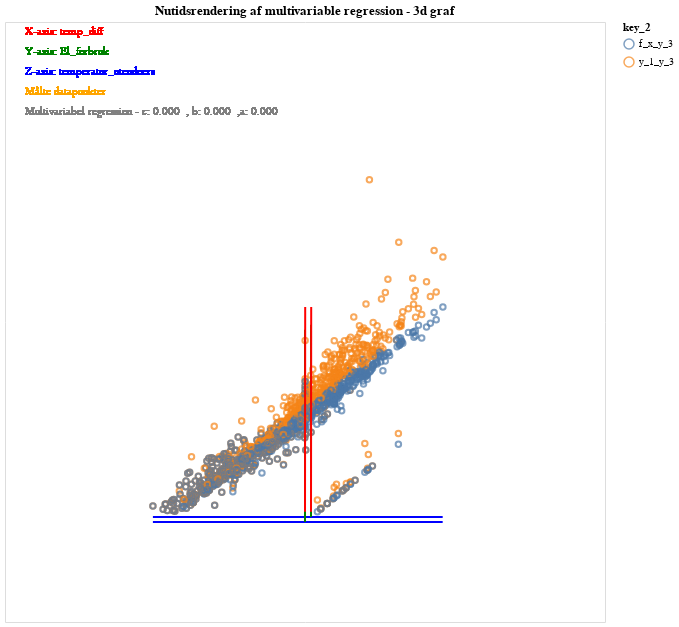

Notebook cell for this chart:
### Code cell
a=alt.binding_range(min=-10, max=10, step=0.01,name="a")
b=alt.binding_range(min=-10, max=10, step=0.01,name="b")
c=alt.binding_range(min=-10, max=10, step=0.01,name="c")
d=alt.binding_range(min=-100, max=100, step=0.01,name="d")


brush = alt.selection_multi()


a_x_1 = alt.binding_select(options=["linear", "log", "exp","2nd_pow","3nd_pow"]) #, "pow", "quad", "poly"])
b_z_1 = alt.binding_select(options=["linear", "log", "exp","2nd_pow","3nd_pow"]) #, "pow", "quad", "poly"])
c_x_1 = alt.binding_select(options=["linear", "log", "exp","2nd_pow","3nd_pow"]) #, "pow", "quad", "poly"])
c_z_1 = alt.binding_select(options=["linear", "log", "exp","2nd_pow","3nd_pow"]) #, "pow", "quad", "poly"])

rotation_x=alt.binding_range(min=-90, max=90, step=1,name="rotation_x")
rotation_y=alt.binding_range(min=-180, max=180, step=1,name="rotation_y")
rotation_z=alt.binding_range(min=-90, max=90, step=1,name="rotation_z")

Min_value=alt.binding_range(min=-1, max=10, step=0.1,name="Min_value")

Max_value=alt.binding_range(min=-1, max=200, step=0.1,name="Max_value")
data=pd.DataFrame()
data_csv=pd.read_csv("https://raw.githubusercontent.com/jfrausig/test/master/bygg.csv")
data_1=pd.DataFrame()
data_2=pd.DataFrame()
#data['x_1']=list(range(1,15))
#data['x_2']=list(range(5,19))

data['x_1']=data_csv['temp_diff']

data['y_1']=data_csv['El_forbruk']
data['z_1']=-data_csv['temperatur_utendoers']
#
#data=pd.melt(data, id_vars=['y_1'], value_vars=['x_1','z_1'])

#data_1['x_1']=dataframe['accelerator_pedal_position']
#data_1['y_1']=dataframe['vehicle_speed']
#data_2['x_1']=dataframe['torque_at_transmission']
#data_2['y_1']=dataframe['vehicle_speed']

#data=data_1.append(data_2)



z_axis=alt.Chart(data).mark_line(color='blue').encode(
    x='x_3:Q',
    y='y_3:Q',
    
).transform_calculate(
    z_axis='0',
    x_axis='0',
    y_axis='0',
    x_3='(datum.p1*datum.x_axis)+(datum.q1*datum.y_axis)+(datum.r1*datum.z_1)',
    y_3='(datum.p2*datum.x_axis)+(datum.q2*datum.y_axis)+(datum.r2*datum.z_1)',

)

z_axis_2=alt.Chart(data).mark_line(color='blue').encode(
    x='x_3:Q',
    y='y_3:Q',

).transform_calculate(
    z_axis='0',
    x_axis='1',
    y_axis='0',
    x_3='(datum.p1*datum.x_axis)+(datum.q1*datum.y_axis)+(datum.r1*datum.z_1)',
    y_3='(datum.p2*datum.x_axis)+(datum.q2*datum.y_axis)+(datum.r2*datum.z_1)',

)


y_axis=alt.Chart(data).mark_line(color='green').encode(
    x='x_3:Q',
    y='y_3:Q',

).transform_calculate(
    z_axis='0',
    x_axis='0',
    y_axis='0',
    x_3='(datum.p1*datum.x_axis)+(datum.q1*datum.y_1)+(datum.r1*datum.z_axis)',
    y_3='(datum.p2*datum.x_axis)+(datum.q2*datum.y_1)+(datum.r2*datum.z_axis)',
)


y_axis_2=alt.Chart(data).mark_line(color='green').encode(
    x='x_3:Q',
    y='y_3:Q',

).transform_calculate(
    z_axis='1',
    x_axis='1',
    y_axis='0',
    x_3='(datum.p1*datum.x_axis)+(datum.q1*datum.y_1)+(datum.r1*datum.z_axis)',
    y_3='(datum.p2*datum.x_axis)+(datum.q2*datum.y_1)+(datum.r2*datum.z_axis)',
)



x_axis=alt.Chart(data).mark_line(color='red').encode(
    x='x_3:Q',
    y='y_3:Q',

).transform_calculate(
    z_axis='0',
    x_axis='0',
    y_axis='0',
    x_3='(datum.p1*datum.x_1)+(datum.q1*datum.y_axis)+(datum.r1*datum.z_axis)',
    y_3='(datum.p2*datum.x_1)+(datum.q2*datum.y_axis)+(datum.r2*datum.z_axis)',

)

x_axis_2=alt.Chart(data).mark_line(color='red').encode(
    x='x_3:Q',
    y='y_3:Q',

).transform_calculate(
    z_axis='1',
    x_axis='0',
    y_axis='0',
    x_3='(datum.p1*datum.x_1)+(datum.q1*datum.y_axis)+(datum.r1*datum.z_axis)',
    y_3='(datum.p2*datum.x_1)+(datum.q2*datum.y_axis)+(datum.r2*datum.z_axis)',

)






points=alt.Chart(data).mark_point(color="purple").encode(
    alt.X('x_3:Q', axis=None, scale=alt.Scale(domain=(-50, 50),clamp=True)),
    alt.Y('y_3:Q', axis=None,scale=alt.Scale(domain=(-10, 50),clamp=True)),
    tooltip=['x_1:Q','y_1:Q','z_1:Q'],
    color=alt.condition(brush, alt.value('purple'), alt.value('grey')),
).transform_calculate(  
    a='a.a*1',
    b='b.b*1',
    c='c.c*1',
    d='d.d*1',
    a_x_1="a_x_1.a_x_1",
    b_z_1="b_z_1.b_z_1",
    x_1_v="if(datum.a_x_1=='linear',datum.x_1,if(datum.a_x_1=='log',log(datum.x_1),if(datum.a_x_1=='exp',exp(datum.x_1),if(datum.a_x_1=='2nd_pow',pow(datum.x_1,2),if(datum.a_x_1=='3nd_pow',pow(datum.x_1,3),if(datum.a_x_1=='poly',6,0))))))",
    z_1_v="if(datum.b_z_1=='linear',datum.z_1,if(datum.b_z_1=='log',log(datum.z_1),if(datum.b_z_1=='exp',exp(datum.z_1),if(datum.b_z_1=='2nd_pow',pow(datum.z_1,2),if(datum.b_z_1=='3nd_pow',pow(datum.z_1,3),if(datum.b_z_1=='poly',6,0))))))",

    
    f_x_a='datum.a*datum.x_1_v',     
    f_x_b='datum.b*datum.z_1_v',
    c_x_1="c_x_1.c_x_1",
    c_z_1="c_z_1.c_z_1",
    x_1_s="if(datum.c_x_1=='linear',datum.x_1,if(datum.c_x_1=='log',log(datum.x_1),if(datum.c_x_1=='exp',exp(datum.x_1),if(datum.c_x_1=='2nd_pow',pow(datum.x_1,2),if(datum.c_x_1=='3nd_pow',pow(datum.x_1,3),if(datum.c_x_1=='poly',6,0))))))",
    z_1_s="if(datum.c_z_1=='linear',datum.z_1,if(datum.c_z_1=='log',log(datum.z_1),if(datum.c_z_1=='exp',exp(datum.z_1),if(datum.c_z_1=='2nd_pow',pow(datum.z_1,2),if(datum.c_z_1=='3nd_pow',pow(datum.z_1,3),if(datum.c_z_1=='poly',6,0))))))",

    f_x_c='datum.c*(datum.x_1_s*datum.z_1_s)',
    f_x_d='datum.d',
    f_x='datum.a*datum.x_1_v+datum.b*datum.z_1_v+datum.c*(datum.x_1_s*datum.z_1_s)+datum.d',

    
    x_3='(datum.p1*datum.x_1)+(datum.q1*datum.y_1)+(datum.r1*datum.z_1)',
    y_3='(datum.p2*datum.x_1)+(datum.q2*datum.y_1)+(datum.r2*datum.z_1)'
)


line=alt.Chart(data).mark_point(color="grey").encode(
    alt.X('y_1_x_3:Q', axis=None, scale=alt.Scale(domain=(-50, 50),clamp=False)),
    alt.Y('y_value:Q', axis=None,scale=alt.Scale(domain=(-10, 50),clamp=False)),
    tooltip=['x_1:Q','y_1:Q','z_1:Q'],
    
    color=alt.condition(brush, 'key_2:N', alt.value('grey')),
).transform_calculate(  
  
    a_x_1="a_x_1.a_x_1",
    b_z_1="b_z_1.b_z_1",
    x_1_v="if(datum.a_x_1=='linear',datum.x_1,if(datum.a_x_1=='log',log(datum.x_1),if(datum.a_x_1=='exp',exp(datum.x_1),if(datum.a_x_1=='2nd_pow',pow(datum.x_1,2),if(datum.a_x_1=='3nd_pow',pow(datum.x_1,3),if(datum.a_x_1=='poly',6,0))))))",
    z_1_v="if(datum.b_z_1=='linear',datum.z_1,if(datum.b_z_1=='log',log(datum.z_1),if(datum.b_z_1=='exp',exp(datum.z_1),if(datum.b_z_1=='2nd_pow',pow(datum.z_1,2),if(datum.b_z_1=='3nd_pow',pow(datum.z_1,3),if(datum.b_z_1=='poly',6,0))))))",

    
    f_x_a='datum.a*datum.x_1_v',     
    f_z_b='datum.b*datum.z_1_v',
    c_x_1="c_x_1.c_x_1",
    c_z_1="c_z_1.c_z_1",
    x_1_s="if(datum.c_x_1=='linear',datum.x_1,if(datum.c_x_1=='log',log(datum.x_1),if(datum.c_x_1=='exp',exp(datum.x_1),if(datum.c_x_1=='2nd_pow',pow(datum.x_1,2),if(datum.c_x_1=='3nd_pow',pow(datum.x_1,3),if(datum.c_x_1=='poly',6,0))))))",
    z_1_s="if(datum.c_z_1=='linear',datum.z_1,if(datum.c_z_1=='log',log(datum.z_1),if(datum.c_z_1=='exp',exp(datum.z_1),if(datum.c_z_1=='2nd_pow',pow(datum.z_1,2),if(datum.c_z_1=='3nd_pow',pow(datum.z_1,3),if(datum.c_z_1=='poly',6,0))))))",

    f_x_c='datum.c*(datum.x_1_s*datum.z_1_s)',
    f_x_d='datum.d',
    f_x='datum.a*datum.x_1_v+datum.b*datum.z_1_v+datum.c*(datum.x_1_s*datum.z_1_s)+datum.d',

).transform_calculate(   
    y_1_x_3='(datum.p1*datum.x_1)+(datum.q1*datum.y_1)+(datum.r1*datum.z_1)',
    y_1_y_3='(datum.p2*datum.x_1)+(datum.q2*datum.y_1)+(datum.r2*datum.z_1)',
    f_x_x_3='(datum.p1*datum.x_1)+(datum.q1*datum.f_x)+(datum.r1*datum.z_1)',
    f_x_y_3='(datum.p2*datum.x_1)+(datum.q2*datum.f_x)+(datum.r2*datum.z_1)',
).transform_fold(
    ['y_1_y_3','f_x_y_3'],
    ["key_2", "y_value"]    
).add_selection(
    brush
)

x_axis_farve_kode = alt.Chart(data).mark_text(align='left',color="red").encode(
    x=alt.value(20),  # pixels from left
    y=alt.value(10),  # pixels from top
    text='farve_kode:N'
).transform_calculate(

  farve_kode="'X-axis: temp_diff'",

)

y_axis_farve_kode = alt.Chart(data).mark_text(align='left',color="green").encode(
    x=alt.value(20),  # pixels from left
    y=alt.value(30),  # pixels from top
    text='farve_kode:N'
).transform_calculate(

  farve_kode="'Y-axis: El_forbruk'",

)

z_axis_farve_kode = alt.Chart(data).mark_text(align='left',color="blue").encode(
    x=alt.value(20),  # pixels from left
    y=alt.value(50),  # pixels from top
    text='farve_kode:N'
).transform_calculate(

  farve_kode="'Z-axis: temperatur_utendoers'",

)

datapunkter_farvekode = alt.Chart(data).mark_text(align='left',color="orange").encode(
    x=alt.value(20),  # pixels from left
    y=alt.value(70),  # pixels from top
    text='farve_kode:N'
).transform_calculate(

  farve_kode="'Målte datapunkter'",

)

regression_farvekode = alt.Chart(data).mark_text(align='left',color="grey").encode(
    x=alt.value(20),  # pixels from left
    y=alt.value(90),  # pixels from top
    text='farve_kode:N'
).transform_calculate(

  farve_kode="'Multivariabel regression'+' - c: '+format(datum.c, '.3f')+'  , b: '+format(datum.b, '.3f')+'  ,a: '+format(datum.a, '.3f')",

)





farve_kode=z_axis_farve_kode+y_axis_farve_kode+x_axis_farve_kode+datapunkter_farvekode+regression_farvekode

alt.layer(line+z_axis+z_axis_2+y_axis+y_axis_2+x_axis+x_axis_2+farve_kode).transform_sample(1000).transform_calculate(
    alpha='(6.28/360)*rotation_x.rotation_x*1',
    beta='(6.28/360)*rotation_y.rotation_y*1',
    gamma='(6.28/360)*rotation_z.rotation_z*1',
    #p1='0.571363735',
    p1='cos(datum.beta)*cos(datum.gamma)',
    #p2='-0.525807411',

    p2='cos(datum.gamma)*(-sin(datum.beta))*(-sin(datum.alpha))+(-sin(datum.gamma))*(-sin(datum.alpha))',
    #q1='0.820696949',
    q1='-sin(datum.gamma)*cos(datum.beta)',

    #q2='0.366063608',
    q2='-sin(datum.gamma)*(-sin(datum.beta))*(-sin(datum.alpha))+cos(datum.gamma)*cos(datum.alpha)',
    #r1='0',
    r1='sin(datum.beta)',
    #r2='0.767804664',
    r2='cos(datum.beta)*(-sin(datum.alpha))',
      a='a.a*1',
    b='b.b*1',
    c='c.c*1',
    d='d.d*1',
  
).add_selection(
    alt.selection_single(fields=['rotation_z'], bind=rotation_z , name='rotation_z', init={"rotation_z":'0'}),
    alt.selection_single(fields=['rotation_x'], bind=rotation_x , name='rotation_x', init={"rotation_x":'30'}),
    alt.selection_single(fields=['rotation_y'], bind=rotation_y , name='rotation_y', init={"rotation_y":'90'}),

).properties(title="Nutidsrendering af multivariable regression - 3d graf",width=600,height=600).add_selection(
    alt.selection_single(fields=['Min_value'], bind=Min_value , name='Min_value', init={"Min_value":'2'}),
    alt.selection_single(fields=['Max_value'], bind=Max_value , name='Max_value', init={"Max_value":'90'}),
    alt.selection_single(fields=['d'], bind=d , name='d', init={"d":'0.0'}),
    alt.selection_single(fields=['c_z_1'], bind=c_z_1, name='c_z_1',init={"c_z_1":'linear'}),
    alt.selection_single(fields=['c_x_1'], bind=c_x_1, name='c_x_1',init={"c_x_1":'linear'}),
    alt.selection_single(fields=['c'], bind=c , name='c', init={"c":'0.0'}),
    alt.selection_single(fields=['b_z_1'], bind=b_z_1, name='b_z_1',init={"b_z_1":'linear'}),
    alt.selection_single(fields=['b'], bind=b , name='b', init={"b":'0.0'}),
    alt.selection_single(fields=['a_x_1'], bind=a_x_1, name='a_x_1',init={"a_x_1":'linear'}),
    alt.selection_single(fields=['a'], bind=a , name='a', init={"a":'0.0'}),
).transform_filter(
    '(datum.x_1>Min_value.Min_value)&&(datum.x_1<Max_value.Max_value)'
).interactive()

### Figure 1 — Vega-Lite specification as saved in the notebook (floating-point values rounded to 4 significant figures; data arrays with more than 128 entries replaced by an {"elided": "..."} marker saying what was removed)
{"config": {"view": {"continuousWidth": 400, "continuousHeight": 300}}, "layer": [{"layer": [{"mark": {"type": "point", "color": "grey"}, "encoding": {"color": {"condition": {"type": "nominal", "field": "key_2", "selection": "selector007"}, "value": "grey"}, "tooltip": [{"type": "quantitative", "field": "x_1"}, {"type": "quantitative", "field": "y_1"}, {"type": "quantitative", "field": "z_1"}], "x": {"type": "quantitative", "axis": null, "field": "y_1_x_3", "scale": {"clamp": false, "domain": [-50, 50]}}, "y": {"type": "quantitative", "axis": null, "field": "y_value", "scale": {"clamp": false, "domain": [-10, 50]}}}, "selection": {"selector007": {"type": "multi"}, "rotation_z": {"type": "single", "fields": ["rotation_z"], "bind": {"input": "range", "max": 90, "min": -90, "name": "rotation_z", "step": 1}, "init": {"rotation_z": "0"}}, "rotation_x": {"type": "single", "fields": ["rotation_x"], "bind": {"input": "range", "max": 90, "min": -90, "name": "rotation_x", "step": 1}, "init": {"rotation_x": "30"}}, "rotation_y": {"type": "single", "fields": ["rotation_y"], "bind": {"input": "range", "max": 180, "min": -180, "name": "rotation_y", "step": 1}, "init": {"rotation_y": "90"}}, "Min_value": {"type": "single", "fields": ["Min_value"], "bind": {"input": "range", "max": 10, "min": -1, "name": "Min_value", "step": 0.1}, "init": {"Min_value": "2"}}, "Max_value": {"type": "single", "fields": ["Max_value"], "bind": {"input": "range", "max": 200, "min": -1, "name": "Max_value", "step": 0.1}, "init": {"Max_value": "90"}}, "d": {"type": "single", "fields": ["d"], "bind": {"input": "range", "max": 100, "min": -100, "name": "d", "step": 0.01}, "init": {"d": "0.0"}}, "c_z_1": {"type": "single", "fields": ["c_z_1"], "bind": {"input": "select", "options": ["linear", "log", "exp", "2nd_pow", "3nd_pow"]}, "init": {"c_z_1": "linear"}}, "c_x_1": {"type": "single", "fields": ["c_x_1"], "bind": {"input": "select", "options": ["linear", "log", "exp", "2nd_pow", "3nd_pow"]}, "init": {"c_x_1": "linear"}}, "c": {"type": "single", "fields": ["c"], "bind": {"input": "range", "max": 10, "min": -10, "name": "c", "step": 0.01}, "init": {"c": "0.0"}}, "b_z_1": {"type": "single", "fields": ["b_z_1"], "bind": {"input": "select", "options": ["linear", "log", "exp", "2nd_pow", "3nd_pow"]}, "init": {"b_z_1": "linear"}}, "b": {"type": "single", "fields": ["b"], "bind": {"input": "range", "max": 10, "min": -10, "name": "b", "step": 0.01}, "init": {"b": "0.0"}}, "a_x_1": {"type": "single", "fields": ["a_x_1"], "bind": {"input": "select", "options": ["linear", "log", "exp", "2nd_pow", "3nd_pow"]}, "init": {"a_x_1": "linear"}}, "a": {"type": "single", "fields": ["a"], "bind": {"input": "range", "max": 10, "min": -10, "name": "a", "step": 0.01}, "init": {"a": "0.0"}}, "selector008": {"type": "interval", "bind": "scales", "encodings": ["x", "y"]}}, "transform": [{"calculate": "a_x_1.a_x_1", "as": "a_x_1"}, {"calculate": "b_z_1.b_z_1", "as": "b_z_1"}, {"calculate": "if(datum.a_x_1=='linear',datum.x_1,if(datum.a_x_1=='log',log(datum.x_1),if(datum.a_x_1=='exp',exp(datum.x_1),if(datum.a_x_1=='2nd_pow',pow(datum.x_1,2),if(datum.a_x_1=='3nd_pow',pow(datum.x_1,3),if(datum.a_x_1=='poly',6,0))))))", "as": "x_1_v"}, {"calculate": "if(datum.b_z_1=='linear',datum.z_1,if(datum.b_z_1=='log',log(datum.z_1),if(datum.b_z_1=='exp',exp(datum.z_1),if(datum.b_z_1=='2nd_pow',pow(datum.z_1,2),if(datum.b_z_1=='3nd_pow',pow(datum.z_1,3),if(datum.b_z_1=='poly',6,0))))))", "as": "z_1_v"}, {"calculate": "datum.a*datum.x_1_v", "as": "f_x_a"}, {"calculate": "datum.b*datum.z_1_v", "as": "f_z_b"}, {"calculate": "c_x_1.c_x_1", "as": "c_x_1"}, {"calculate": "c_z_1.c_z_1", "as": "c_z_1"}, {"calculate": "if(datum.c_x_1=='linear',datum.x_1,if(datum.c_x_1=='log',log(datum.x_1),if(datum.c_x_1=='exp',exp(datum.x_1),if(datum.c_x_1=='2nd_pow',pow(datum.x_1,2),if(datum.c_x_1=='3nd_pow',pow(datum.x_1,3),if(datum.c_x_1=='poly',6,0))))))", "as": "x_1_s"}, {"calculate": "if(datum.c_z_1=='linear',datum.z_1,if(datum.c_z_1=='log',log(datum.z_1),if(datum.c_z_1=='exp',exp(datum.z_1),if(datum.c_z_1=='2nd_pow',pow(datum.z_1,2),if(datum.c_z_1=='3nd_pow',pow(datum.z_1,3),if(datum.c_z_1=='poly',6,0))))))", "as": "z_1_s"}, {"calculate": "datum.c*(datum.x_1_s*datum.z_1_s)", "as": "f_x_c"}, {"calculate": "datum.d", "as": "f_x_d"}, {"calculate": "datum.a*datum.x_1_v+datum.b*datum.z_1_v+datum.c*(datum.x_1_s*datum.z_1_s)+datum.d", "as": "f_x"}, {"calculate": "(datum.p1*datum.x_1)+(datum.q1*datum.y_1)+(datum.r1*datum.z_1)", "as": "y_1_x_3"}, {"calculate": "(datum.p2*datum.x_1)+(datum.q2*datum.y_1)+(datum.r2*datum.z_1)", "as": "y_1_y_3"}, {"calculate": "(datum.p1*datum.x_1)+(datum.q1*datum.f_x)+(datum.r1*datum.z_1)", "as": "f_x_x_3"}, {"calculate": "(datum.p2*datum.x_1)+(datum.q2*datum.f_x)+(datum.r2*datum.z_1)", "as": "f_x_y_3"}, {"fold": ["y_1_y_3", "f_x_y_3"], "as": ["key_2", "y_value"]}]}, {"mark": {"type": "line", "color": "blue"}, "encoding": {"x": {"type": "quantitative", "field": "x_3"}, "y": {"type": "quantitative", "field": "y_3"}}, "transform": [{"calculate": "0", "as": "z_axis"}, {"calculate": "0", "as": "x_axis"}, {"calculate": "0", "as": "y_axis"}, {"calculate": "(datum.p1*datum.x_axis)+(datum.q1*datum.y_axis)+(datum.r1*datum.z_1)", "as": "x_3"}, {"calculate": "(datum.p2*datum.x_axis)+(datum.q2*datum.y_axis)+(datum.r2*datum.z_1)", "as": "y_3"}]}, {"mark": {"type": "line", "color": "blue"}, "encoding": {"x": {"type": "quantitative", "field": "x_3"}, "y": {"type": "quantitative", "field": "y_3"}}, "transform": [{"calculate": "0", "as": "z_axis"}, {"calculate": "1", "as": "x_axis"}, {"calculate": "0", "as": "y_axis"}, {"calculate": "(datum.p1*datum.x_axis)+(datum.q1*datum.y_axis)+(datum.r1*datum.z_1)", "as": "x_3"}, {"calculate": "(datum.p2*datum.x_axis)+(datum.q2*datum.y_axis)+(datum.r2*datum.z_1)", "as": "y_3"}]}, {"mark": {"type": "line", "color": "green"}, "encoding": {"x": {"type": "quantitative", "field": "x_3"}, "y": {"type": "quantitative", "field": "y_3"}}, "transform": [{"calculate": "0", "as": "z_axis"}, {"calculate": "0", "as": "x_axis"}, {"calculate": "0", "as": "y_axis"}, {"calculate": "(datum.p1*datum.x_axis)+(datum.q1*datum.y_1)+(datum.r1*datum.z_axis)", "as": "x_3"}, {"calculate": "(datum.p2*datum.x_axis)+(datum.q2*datum.y_1)+(datum.r2*datum.z_axis)", "as": "y_3"}]}, {"mark": {"type": "line", "color": "green"}, "encoding": {"x": {"type": "quantitative", "field": "x_3"}, "y": {"type": "quantitative", "field": "y_3"}}, "transform": [{"calculate": "1", "as": "z_axis"}, {"calculate": "1", "as": "x_axis"}, {"calculate": "0", "as": "y_axis"}, {"calculate": "(datum.p1*datum.x_axis)+(datum.q1*datum.y_1)+(datum.r1*datum.z_axis)", "as": "x_3"}, {"calculate": "(datum.p2*datum.x_axis)+(datum.q2*datum.y_1)+(datum.r2*datum.z_axis)", "as": "y_3"}]}, {"mark": {"type": "line", "color": "red"}, "encoding": {"x": {"type": "quantitative", "field": "x_3"}, "y": {"type": "quantitative", "field": "y_3"}}, "transform": [{"calculate": "0", "as": "z_axis"}, {"calculate": "0", "as": "x_axis"}, {"calculate": "0", "as": "y_axis"}, {"calculate": "(datum.p1*datum.x_1)+(datum.q1*datum.y_axis)+(datum.r1*datum.z_axis)", "as": "x_3"}, {"calculate": "(datum.p2*datum.x_1)+(datum.q2*datum.y_axis)+(datum.r2*datum.z_axis)", "as": "y_3"}]}, {"mark": {"type": "line", "color": "red"}, "encoding": {"x": {"type": "quantitative", "field": "x_3"}, "y": {"type": "quantitative", "field": "y_3"}}, "transform": [{"calculate": "1", "as": "z_axis"}, {"calculate": "0", "as": "x_axis"}, {"calculate": "0", "as": "y_axis"}, {"calculate": "(datum.p1*datum.x_1)+(datum.q1*datum.y_axis)+(datum.r1*datum.z_axis)", "as": "x_3"}, {"calculate": "(datum.p2*datum.x_1)+(datum.q2*datum.y_axis)+(datum.r2*datum.z_axis)", "as": "y_3"}]}, {"layer": [{"mark": {"type": "text", "align": "left", "color": "blue"}, "encoding": {"text": {"type": "nominal", "field": "farve_kode"}, "x": {"value": 20}, "y": {"value": 50}}, "transform": [{"calculate": "'Z-axis: temperatur_utendoers'", "as": "farve_kode"}]}, {"mark": {"type": "text", "align": "left", "color": "green"}, "encoding": {"text": {"type": "nominal", "field": "farve_kode"}, "x": {"value": 20}, "y": {"value": 30}}, "transform": [{"calculate": "'Y-axis: El_forbruk'", "as": "farve_kode"}]}, {"mark": {"type": "text", "align": "left", "color": "red"}, "encoding": {"text": {"type": "nominal", "field": "farve_kode"}, "x": {"value": 20}, "y": {"value": 10}}, "transform": [{"calculate": "'X-axis: temp_diff'", "as": "farve_kode"}]}, {"mark": {"type": "text", "align": "left", "color": "orange"}, "encoding": {"text": {"type": "nominal", "field": "farve_kode"}, "x": {"value": 20}, "y": {"value": 70}}, "transform": [{"calculate": "'Målte datapunkter'", "as": "farve_kode"}]}, {"mark": {"type": "text", "align": "left", "color": "grey"}, "encoding": {"text": {"type": "nominal", "field": "farve_kode"}, "x": {"value": 20}, "y": {"value": 90}}, "transform": [{"calculate": "'Multivariabel regression'+' - c: '+format(datum.c, '.3f')+'  , b: '+format(datum.b, '.3f')+'  ,a: '+format(datum.a, '.3f')", "as": "farve_kode"}]}]}]}], "data": {"name": "data-a057b4a4d1b12f39335888e7d239bd3e"}, "height": 600, "title": "Nutidsrendering af multivariable regression - 3d graf", "transform": [{"sample": 1000}, {"calculate": "(6.28/360)*rotation_x.rotation_x*1", "as": "alpha"}, {"calculate": "(6.28/360)*rotation_y.rotation_y*1", "as": "beta"}, {"calculate": "(6.28/360)*rotation_z.rotation_z*1", "as": "gamma"}, {"calculate": "cos(datum.beta)*cos(datum.gamma)", "as": "p1"}, {"calculate": "cos(datum.gamma)*(-sin(datum.beta))*(-sin(datum.alpha))+(-sin(datum.gamma))*(-sin(datum.alpha))", "as": "p2"}, {"calculate": "-sin(datum.gamma)*cos(datum.beta)", "as": "q1"}, {"calculate": "-sin(datum.gamma)*(-sin(datum.beta))*(-sin(datum.alpha))+cos(datum.gamma)*cos(datum.alpha)", "as": "q2"}, {"calculate": "sin(datum.beta)", "as": "r1"}, {"calculate": "cos(datum.beta)*(-sin(datum.alpha))", "as": "r2"}, {"calculate": "a.a*1", "as": "a"}, {"calculate": "b.b*1", "as": "b"}, {"calculate": "c.c*1", "as": "c"}, {"calculate": "d.d*1", "as": "d"}, {"filter": "(datum.x_1>Min_value.Min_value)&&(datum.x_1<Max_value.Max_value)"}], "width": 600, "$schema": "https://vega.github.io/schema/vega-lite/v4.8.1.json", "datasets": {"data-a057b4a4d1b12f39335888e7d239bd3e": {"elided": "33840 records"}}}
